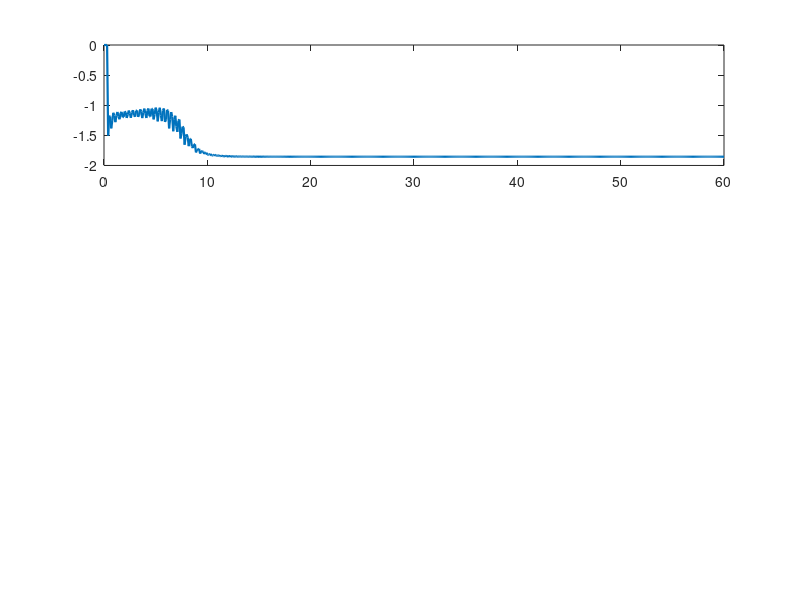

The MATLAB source for this figure: (Note: this script raises an error after producing the figure.)
load('ident_lab2_v05.mat');
% исходные параметры
a1 = zad2.a1;
a2 = zad2.a2;
b = zad2.b;
w = zad2.w;

% Параметры
Td = 0.1;
t_end = 60;
t = 0:Td:t_end;
N = t_end/Td+1;

% Входной сигнал
u = sin(w*t);

% Создание дискретной передаточной функции
num = [b];
den = [1, a1, a2];
Wz = tf(num, den, Td);  % Ts - интервал дискретизации

% Расчет отклика
y = lsim(Wz, u, t);

gamma = 1;

figure;

% --- идентификация a,b ---
theta = zeros(3, N);      % [a1_hat; a2_hat; b_hat]
theta_hat = [0; 0; 0];       % начальное значение
phi = zeros(3,2);         % [y(k); u(k)]

for k_i = 3:N
    phi = [-y(k_i-1); -y(k_i-2); u(k_i-2)];

    % e0(k)
    e0 = y(k_i) - phi.'*theta_hat;

    % обновление
    theta_hat = theta_hat + gamma * (phi * e0)/(1 + gamma*(phi.'*phi));

    theta(:, k_i) = theta_hat;
end

% ---- графики ----
subplot(3, 1, 1);
plot(t, theta(1,:), 'LineWidth', 1.6); hold on;
yline(a1, '--k', 'LineWidth', 1.5); grid on;
title('Оценка a_1 при u = sin(\omegat)');
yticks([a1 -1 0])
xlabel("t")
ylabel("\theta(t)")
ylim([-2 0.1])

subplot(3, 1, 2);
plot(t, theta(2,:), 'LineWidth', 1.6); hold on;
yline(a2, '--k', 'LineWidth', 1.5); grid on;
title('Оценка a_2 при u = sin(\omegat)');
yticks([0 0.5 a2])
xlabel("t")
ylabel("\theta(t)")
ylim([-0.1 1]);

subplot(3, 1, 3);
plot(t, theta(3,:), 'LineWidth', 1.6); hold on;
yline(b, '--k', 'LineWidth', 1.5); grid on;
title('Оценка b при u = sin(\omegat)');
ylim([-0.2 2.7])
yticks([0 1 2 b])
xlabel("t")
ylabel("\theta(t)")
saveas(gcf, "images/task2_1.png")